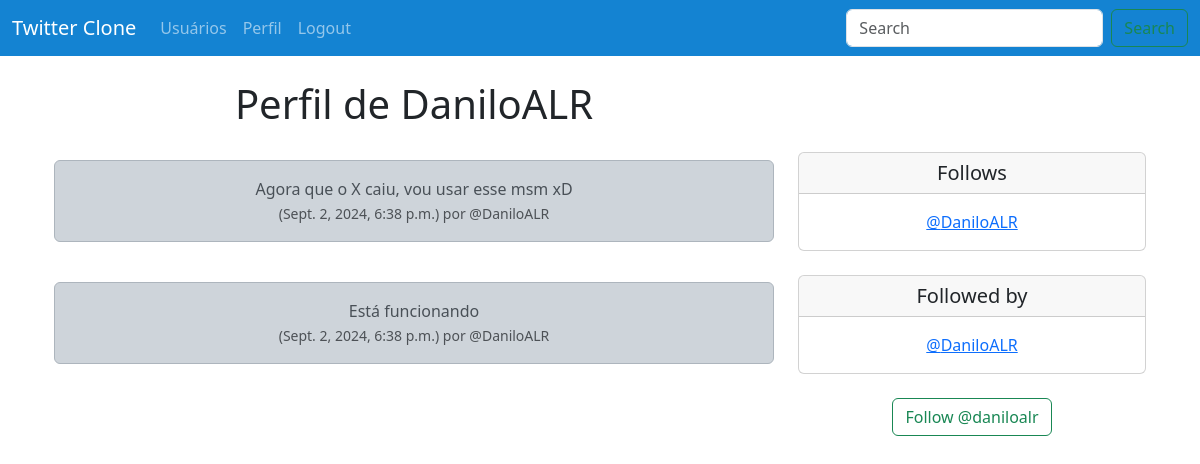
Page /profile/1 (signed in) on the committed database.
### myapp/models.py (models this page shows, shortened)
class Profile(models.Model):
    user = models.OneToOneField(User, on_delete=models.CASCADE)
    follows = models.ManyToManyField('self',
                                     related_name='followed_by',
                                     symmetrical=False,
                                     blank=True)
    datee_modified = models.DateTimeField(User, auto_now=True)
    def __str__(self):
        return self.user.username

class tweet(models.Model):
    user = models.ForeignKey(
        User, related_name="tweets",
        on_delete=models.DO_NOTHING
    )
    body = models.CharField(max_length=200)
    created_at = models.DateTimeField(auto_now_add=True)

### myapp/views.py (the view, shortened to what this page needs)
# urls.py: path('profile/<int:pk>', views.profile, name='profile'),
def profile(request, pk):
     if request.user.is_authenticated:
        profile = Profile.objects.get(user_id = pk)
        tweets = tweet.objects.filter(user_id = pk).order_by("-created_at")
        return render(request, 'profile.html', {'profile':profile, "tweets":tweets})
     else:
        messages.success(request, ("Você deve estar logado.."))
        return redirect('home')

### myapp/templates/profile.html (shortened to what this page needs)
{% extends 'base.html' %}
{% block content %}
{% if profile %}
<div class="container text-center">
    <div class="row">
        <div class="col-8">
            <h1>Perfil de {{ profile.user.username }}</h1>
            <br/>
            {% if tweets %}
              {% for tweet in tweets %}
                <div class="alert alert-dark" role="alert">
                  {{ tweet.body }}<br/>
                  <small class="text-muted">
                      ({{ tweet.created_at }}) por @{{ tweet.user.username }}
                  </small>
                </div>
                <br/>
              {% endfor %}
            {% endif %}
        </div>
        <div class="col-4">
            <br/><br/><br/>
            <div class="card">
                <h5 class="card-header">Follows</h5>
                <div class="card-body">
                  <p class="card-text">
                    {% for following in profile.follows.all %}
                        <a href="{% url 'profile' following.user.id%}">@{{following}}</a><br/>
                     {% endfor %}
                  </p>
                </div>
              </div>
              <br/>
              <div class="card">
                <h5 class="card-header">Followed by</h5>
                <div class="card-body">
                  <p class="card-text">
                    {% for following in profile.followed_by.all %}
                        <a href="{% url 'profile' following.user.id%}">@{{following}}</a><br/>
                    {% endfor %}
                  </p>
                </div>
              </div>
              <br/>
              <form method=POST>
                   {% if profile in user.profile.follows.all %}
                        <button class="btn btn-outline-danger"
                        name="follow" value="unfollow" type="submit">
                        Unfollow @{{ profile.user.username | lower }}</button>
                   {% else %}
                        <button class="btn btn-outline-success"
                        name="follow" value="follow" type="submit">
                        Follow @{{ profile.user.username | lower }}</button>
                   {% endif %}
              </form>
              <br/>
        </div>
    </div>
</div>
{% endif %}
{% endblock %}

### myapp/templates/base.html (shortened to what this page needs)
<!doctype html>
<html lang="en">
  <head>
    <link href="https://cdn.jsdelivr.net/npm/bootstrap@5.3.3/dist/css/bootstrap.min.css" rel="stylesheet">
  </head>
  <body>
    {% include 'navbar.html' %}
    <div class="container">
      <br/>
        {% block content %}
        {% endblock %}
    </div>
  </body>
</html>

### myapp/templates/navbar.html (shortened to what this page needs)
<nav class="navbar navbar-expand-lg navbar-dark "  style="background-color: #1483d2" >
    <div class="container-fluid">
      <a class="navbar-brand" href="{% url 'home'%}">Twitter Clone</a>
      <div class="collapse navbar-collapse" id="navbarSupportedContent">
        <ul class="navbar-nav me-auto mb-2 mb-lg-0">
          <li class="nav-item">
            <a class="nav-link" href="{% url 'profile_list' %}">Usuários</a>
          </li>
          {% if user.is_authenticated %}
            <li class="nav-item">
              <a class="nav-link" href="{% url 'profile' request.user.id %}">Perfil</a>
            </li>
            <li class="nav-item">
              <a class="nav-link" href="{% url 'logout'  %}">Logout</a>
            </li>
          {% endif %}
        </ul>
        <form class="d-flex" role="search">
          <input class="form-control me-2" type="search" placeholder="Search" aria-label="Search">
          <button class="btn btn-outline-success" type="submit">Search</button>
        </form>
      </div>
    </div>
</nav>

### rows in the picture
Profile: user.username "DaniloALR", user.username "daniloalr"
tweet: body "Agora que o X caiu, vou usar esse msm xD", created_at "Sept. 2, 2024, 6:38 p.m.", user.username "DaniloALR"
tweet: body "Está funcionando", created_at "Sept. 2, 2024, 6:38 p.m.", user.username "DaniloALR"
